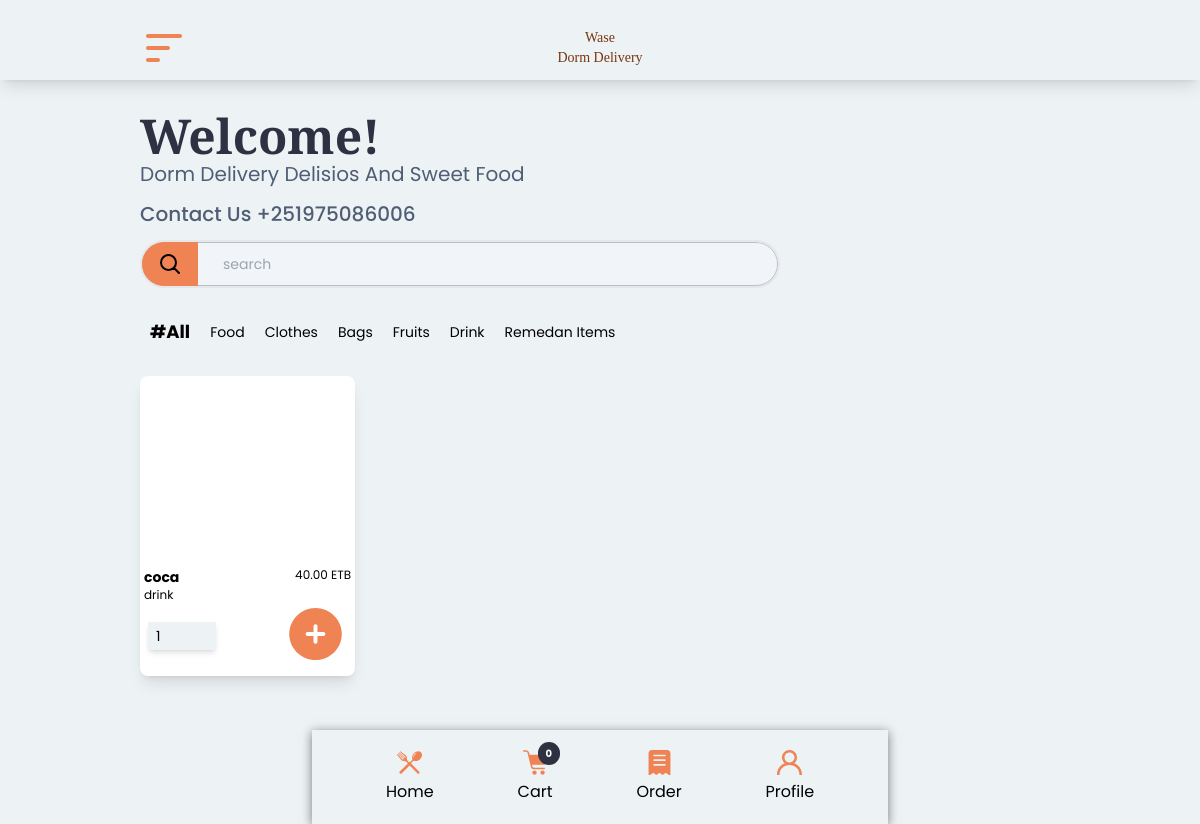
The app's page /, older data.
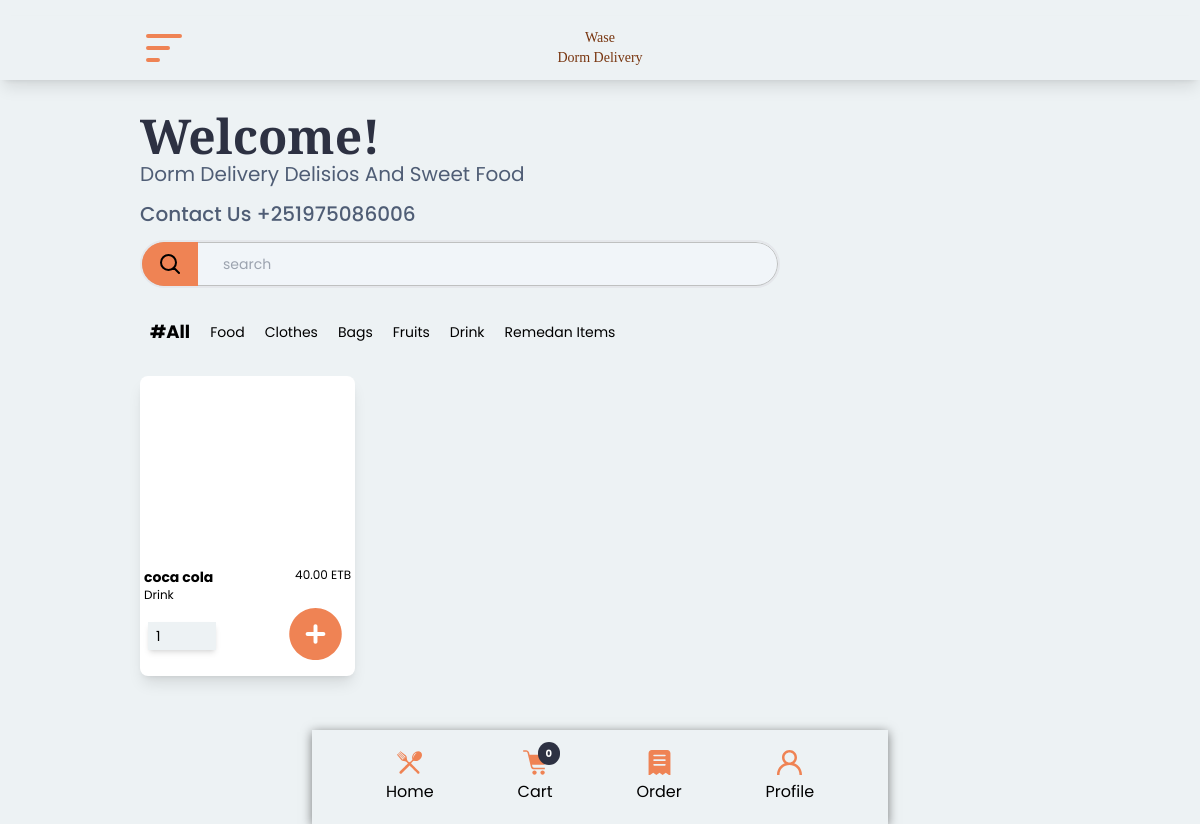
The same page, newer data.
### Menu/models.py (models this page shows, shortened)
class MenuItem(models.Model):
    restaurant = models.ForeignKey(Restaurant, on_delete=models.CASCADE)
    name = models.CharField(max_length=100)
    description = models.TextField()
    price = models.DecimalField(max_digits=5, decimal_places=2)
    item_picture = models.ImageField(upload_to='Menu/photos/', null=True, blank=True)
    is_available = models.BooleanField(default=True)

### user/views.py (the view)
# urls.py: path('', views.HomeView , name='home'),
def HomeView(request):
    restaurant = Restaurant.objects.first()
    menu_items = MenuItem.objects.filter(restaurant=restaurant)
    search_query = request.GET.get('search_query')
    if search_query:
        menu_items = menu_items.filter(Q(name__icontains=search_query) | Q(description__icontains=search_query))
    return render(request, 'Menu/menu_item_list.html', {'restaurant': restaurant, 'menu_items': menu_items})

### order/context_processors.py (called while the page is built)
def cart_length(request):
    if request.user.is_authenticated:
        cart_items = CartItem.objects.filter(user=request.user)
        cart_length = cart_items.count()  # Calculate the number of items in the cart
    else:
        cart_length = 0
    return {'cart_length': cart_length}

### Menu/templates/Menu/menu_item_list.html (shortened to what this page needs)
{% extends 'user/base.html' %}
{% load static %}
{% block content %}
    <section class="greeting mt-28 padd lg:px-20 ">
      <h1 style="color: #2d3142;" class="text-3xl playfair-display  lg:text-5xl font-semibold">Welcome!</h1>
      <p style="color: #4f5d75;" class="capitalize poppins text-xs   lg:text-xl ">dorm delivery delisios and sweet food </p>
      <p style="color: #4f5d75;" class=" mt-3 mb-2 capitalize poppins text-md font-medium   lg:text-xl ">Contact Us +251975086006 </p>
  </section>
  <form method="get" class="padd max-w-screen-2xl">
  <div id="search" class="w-full  h-12    mt-3 relative max-w-screen-sm border-2 rounded-full  overflow-hidden">
      <input style="border: 1px solid #bfc0c0;" type="search" name="search_query" id="sr" class="w-full  h-full shadow-md  bg-slate-100  px-20  rounded-full text-sm  " placeholder="search" value="{{ request.GET.search_query }}">
      <button  type="submit"  ><img src="{% static 'user/images/search-svgrepo-com.svg'%}" alt="search" style="background-color: #ef8354;" class="w-14  absolute z-10  h-full top-0 left-0   px-4 "></button>
  </div>
  </form>
  <div class="mt-5 padd text-sm">
      <ul  class="scrollable-list capitalize relative z-10 flex  items-center" id="horizontalList">
        <form method="get" class="list-item flex justify-center items-center">
          <button  class="text-lg font-bold flex justify-center items-center "  type="submit">#All</button>
      </form>
        <form method="get" class="list-item">
            <button    type="submit">Food</button>
        </form>
          <form method="get" class="list-item">
            <button    type="submit">Clothes</button>
        </form>
        <form method="get" class="list-item">
            <button    type="submit">Bags</button>
        </form>
          <form method="get" class="list-item">
            <button    type="submit">Fruits</button>
        </form>
          <form method="get" class="list-item">
            <button    type="submit">Drink</button>
        </form>
        <form method="get" class="list-item">
            <button    type="submit">Remedan Items</button>
        </form>
      </ul>
  </div>
  <div class="scrollable-container padd">
    <div class="grid-container pb-32 ">
        {% if menu_items %}
            {% for item in menu_items %}
                <div style="background-color: #ffffff;" class="shadow-lg pb-3 rounded-lg h-fit text-sm {% if not item.is_available %} grayscale {% endif %}">
                    {% if item.item_picture %}
                        <div style="background-image: url('{{ item.item_picture.url }}');" class="bg-center bg-cover w-full h-3/5 item-h   rounded-t-lg"></div>
                    {% endif %}
                    <div class="h-2/5 flex flex-col justify-around ">
                        <div class="flex justify-between item center p-1 pt-3  ">
                            <div>
                                <h3 class="font-bold text-sm {% if not item.is_available %} text-gray-500 {% endif %} ">{{ item.name }}</h3>
                                <p class="text-xs {% if not item.is_available %} text-gray-500 {% endif %}">{{ item.description }}</p>
                            </div>
                            <p class="text-xs {% if not item.is_available %} text-gray-500 {% endif %}">{{ item.price }} <span>ETB</span></p>
                        </div>
                        <form method="post" action="{% url 'order:add_to_cart' item.id %}" class="flex justify-between item-center  h-10 px-2 {% if not item.is_available %} disabled {% endif %}">
                            {% if  item.is_available %}
                            <div>
                                <input style="background-color: #edf2f4;" type="number" name="quantity" value="1" min="1" class=" pl-2 w-1/2 h-7 mt-1 bg-slate-200 shadow-md">
                            </div>
                            <button type="submit"  ><img src="{% static 'user/images/add-circle-svgrepo-com.svg'%}" alt="" class="w-32 h-32  relative -top-12"></button>
                            {% else %}
                            <p class="capitalize text-sm mt-2 pl-2 font-bold text-gray-400 flex justify-center gap-2 items-center"><img src="{% static 'user/images/banned.png' %}" alt="" class="w-5 h-5">we have finshed</p>
                            {% endif %}
                        </form>
                    </div>
                </div>
            {% endfor %}
        {% else %}
            <p>No items found for the search query.</p>
        {% endif %}
    </div>
</div>
{% endblock %}

### user/templates/user/base.html (shortened to what this page needs)
{% load static %}
<!DOCTYPE html>
<html lang="en">
<head>
    <link  href="{% static 'user/output.css' %}" rel="stylesheet"/>
    <link rel="stylesheet" type="text/css" href="{% static 'user/style.css' %}">
</head>
<body style="background-color: #edf2f4;" class=" overflow-x-hidden ">
    <nav style="background-color: #edf2f4;"   class="padd   shadow-lg z-30 w-full h-16 fixed top-4 flex justify-between items-center">
        {% if user.is_authenticated %}
        <img id="menu" src="{% static 'user/images/menu.svg'%}" alt="menu" class="w-10 h-10 cursor-pointer">
        <div class="text-center flex flex-col justify-center items-center">
            <h5 class="font-serif text-sm text-amber-900">Wase</h5>
            <h6 class="font-serif text-sm text-amber-900">Dorm Delivery</h6>
        </div>
        {% if user.profile_picture %}
        {% if user.username == 'natnael'  %}
        <div class="flex gap-4 justify-between ">
           <a href="{% url 'order:order_list'%}"><img src="{% static 'user/images/msnot.svg' %}" class="h-10 w-10" alt=""></a>
        <a href="{% url 'order:order_cheke_list'%}"><img src="{% static 'user/images/ms.svg' %}" class="h-10 w-10" alt=""></a>
        </div>
       {% else %}
        <a href="{% url 'user_profile' %}" style="border: 2px solid #ef8354;" class="rounded-full">
        <div style="background-image: url('{{ user.profile_picture.url }}')" class="w-14 h-14 bg-top bg-cover rounded-full"></div></a>
        {% endif %}
        <div id="slide" class="slide bg-slate-400 shadow-lg absolute z-50 w-screen h-0 px-6 top-16 left-0">
            <div id="display" class="display hidden w-full h-full flex-col justify-center items-center rounded-lg">
                <div class="w-full flex py-5">
                    <div style="background-image: url('{{ user.profile_picture.url }}')" alt="" class="relative w-16 h-16 rounded-full bg-top bg-cover"></div>
                    <div class="text-white text-xl ml-2">
                        <h1 class="capitalize">{{ user.username }}</h1>
                        <h1 class="capitalize text-sm">{{ user.email }}</h1>
                    </div>
                </div>
                <form class="" action="{% url 'logout' %}" method="post">
                    {% csrf_token %}
                    <button class="bg-red-500 px-10 py-3 mt-5 rounded-lg text-white" type="submit">Logout</button>
                </form>
            </div>
        </div>
        {% else %}
            <a href="{% url 'user_profile' %}">
                <div class="w-14 h-14 bg-gray-300 rounded-full flex justify-center items-center">
                    <span class="text-gray-600 text-2xl">+</span>
                </div>
            </a>
        {% endif %}
     {% else %}
     <img id="menu" src="{% static 'user/images/menu.svg'%}" alt="menu" class="w-12 h-12 cursor-pointer">
     <div class="text-center flex flex-col justify-center items-center b">
         <h5 class="font-serif text-sm text-amber-900">Wase</h5>
         <h6 class="font-serif text-sm text-amber-900">Dorm Delivery</h6>
     </div>
     <a href="{% url 'user_profile' %}"><div style="background-image: url({% static 'user/images/profile.png' %})" class="w-12 h-12 bg-center bg-cover rounded-full"></div></a>
     {% endif %}
 </nav>
 {% block content %}
 {% endblock %}
<div class="flex justify-center items-center">
     <div style="box-shadow: 0 2px 10px rgba(0, 0, 0, 0.5); background-color: #edf2f4; " class="bottom-nav   py-5 max-w-xl">
         <a href="{% url 'Menu:menu_item_list' %}">
         <div class="nav-item ">
             <img src="{% static 'user/images/cutlery-cross-couple-of-fork-and-spoon-svgrepo-com.svg' %}" alt="Home">
             <p>Home</p>
         </div></a>
         <a href="{% url 'order:view_cart' %}">
         <div class="nav-item relative">
            <div style="background: #2d3142;" class="absolute h-fit w-fit px-2 py-1 rounded-full  -top-2  left-5">
                <h6 id="cart-length" style="font-size: 10px; font-weight: bolder; color: #ffffff;" class="text-white ">{{ cart_length }}</h6>
            </div>
             <img src="{% static 'user/images/shopping-cart-car-buy-purchase-svgrepo-com.svg'%}" alt="Cart">
             <p>Cart</p>
         </div></a>
         <a href="{% url 'order:order_history' %} ">
             <div class="nav-item">
                 <img src="{% static 'user/images/receipt-svgrepo-com.svg'%}" alt="Order">
                 <p>Order</p>
             </div></a>
        <a href="{% url 'user_profile' %}"> <div class="nav-item">
             <img src="{% static 'user/images/profile-1335-svgrepo-com.svg'%}" alt="Profile">
             <p>Profile</p>
         </div>
     </a>
     </div>
    </div>
 </body>
</html>

### static/user/style.css (style rules this page uses)
* { font-family: "Poppins", sans-serif; }
.scrollable-list { display: flex; overflow-x: auto; white-space: nowrap; padding: 10px; }
.list-item { list-style: none; display: inline-block; margin-right: 20px; position: relative; cursor: pointer; }
.scrollable-container { max-height: 60vh; overflow-y: auto; padding: 20px; }
.grid-container { display: grid; grid-template-columns: repeat(1, 1fr); gap: 20px; justify-content: center; }
@media (min-width : 300px) { .grid-container { display: grid; grid-template-columns: repeat(2, 1fr); gap: 10px; } }
@media (min-width : 300px) { .grid-container > div { height: 250px ; } }
@media (min-width : 500px) { .grid-container { display: grid; grid-template-columns: repeat(3, 1fr); gap: 20px; } }
@media (min-width : 700px) { .grid-container { display: grid; grid-template-columns: repeat(4, 1fr); gap: 20px; } }
@media (min-width : 700px) { .grid-container > div { height: 250px ; } }
@media (min-width : 1200px) { .grid-container { display: grid; grid-template-columns: repeat(4, 1fr); gap: 20px; } }
@media (min-width : 1200px) { .grid-container > div { height: 300px ; } }
.bottom-nav { display: flex; width: 100%; justify-content: space-evenly; align-items: center; position: fixed; bottom: 0; color: black; text-align: center; }
.nav-item { display: flex; flex-direction: column; margin: 0 10px; text-align: center; justify-content: center; align-items: center; }
.nav-item img { width: 25px; height: 25px; margin-bottom: 5px; }
.padd { padding-left: 24px ; padding-right: 24px ; }
@media (min-width : 500px) { .padd { padding-left: 32px ; padding-right: 32px ; } }
@media (min-width : 700px) { .padd { padding-left: 50px ; padding-right: 50px ; } }
@media (min-width : 1000px) { .padd { padding-left: 90px ; padding-right: 90px ; } }
@media (min-width : 1200px) { .padd { padding-left: 140px ; padding-right: 140px ; } }
.poppins { font-family: "Poppins", sans-serif; }
.playfair-display { font-family: "Playfair Display", serif; }

Row changes from the older to the newer data that the page shows:
changed MenuItem: name "coca" → "coca cola"; description "drink" → "Drink"
